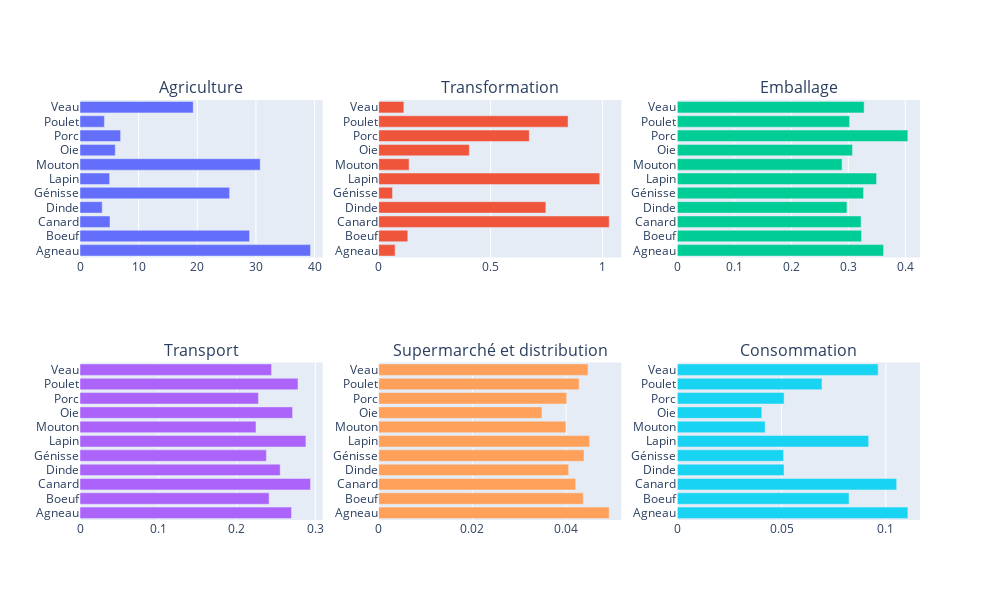

The notebook cell this image was saved under:
### Markdown cell above
ccl: le canard et le lapin sont très nuisibles au changement climatique en ce qui concerne la transformation

### Code cell
fig = make_subplots(rows=2, cols=3, subplot_titles=liste_indicateurs)
for i, indicateur in enumerate(liste_indicateurs):
    row = np.unravel_index(i,(2,3))[0] + 1
    col = np.unravel_index(i,(2,3))[1] + 1

    graph = go.Bar(y=df_groupe_espece.index, x=df_groupe_espece[indicateur], name=indicateur, orientation='h')

    fig.add_trace(graph, row=row, col=col)

fig.update_layout(width=1000, height=600, showlegend=False)
fig.show()

### Figure 1 — Plotly figure (JSON) as saved in the notebook; plotly's stock layout.template omitted (floating-point values rounded to 4 significant figures)
{"data": [{"name": "Agriculture", "orientation": "h", "type": "bar", "x": [39.31, 28.91, 5.115, 3.789, 25.51, 5.051, 30.73, 6.018, 6.927, 4.159, 19.3], "xaxis": "x", "y": ["Agneau", "Boeuf", "Canard", "Dinde", "Génisse", "Lapin", "Mouton", "Oie", "Porc", "Poulet", "Veau"], "yaxis": "y"}, {"name": "Transformation", "orientation": "h", "type": "bar", "x": [0.07346, 0.1301, 1.03, 0.7468, 0.06189, 0.9876, 0.136, 0.4049, 0.6728, 0.846, 0.1126], "xaxis": "x2", "y": ["Agneau", "Boeuf", "Canard", "Dinde", "Génisse", "Lapin", "Mouton", "Oie", "Porc", "Poulet", "Veau"], "yaxis": "y2"}, {"name": "Emballage", "orientation": "h", "type": "bar", "x": [0.3619, 0.3233, 0.3224, 0.2976, 0.3267, 0.3496, 0.289, 0.3073, 0.4045, 0.3023, 0.3278], "xaxis": "x3", "y": ["Agneau", "Boeuf", "Canard", "Dinde", "Génisse", "Lapin", "Mouton", "Oie", "Porc", "Poulet", "Veau"], "yaxis": "y3"}, {"name": "Transport", "orientation": "h", "type": "bar", "x": [0.2697, 0.2411, 0.2939, 0.2552, 0.2377, 0.288, 0.2244, 0.2711, 0.2275, 0.2779, 0.2442], "xaxis": "x4", "y": ["Agneau", "Boeuf", "Canard", "Dinde", "Génisse", "Lapin", "Mouton", "Oie", "Porc", "Poulet", "Veau"], "yaxis": "y4"}, {"name": "Supermarché et distribution", "orientation": "h", "type": "bar", "x": [0.0492, 0.04366, 0.04205, 0.04055, 0.04383, 0.04501, 0.03996, 0.03484, 0.04013, 0.04279, 0.04467], "xaxis": "x5", "y": ["Agneau", "Boeuf", "Canard", "Dinde", "Génisse", "Lapin", "Mouton", "Oie", "Porc", "Poulet", "Veau"], "yaxis": "y5"}, {"name": "Consommation", "orientation": "h", "type": "bar", "x": [0.1106, 0.08235, 0.1052, 0.05117, 0.05096, 0.09176, 0.04212, 0.04052, 0.05121, 0.06937, 0.0963], "xaxis": "x6", "y": ["Agneau", "Boeuf", "Canard", "Dinde", "Génisse", "Lapin", "Mouton", "Oie", "Porc", "Poulet", "Veau"], "yaxis": "y6"}], "layout": {"annotations": [{"font": {"size": 16}, "showarrow": false, "text": "Agriculture", "x": 0.1444, "xanchor": "center", "xref": "paper", "y": 1, "yanchor": "bottom", "yref": "paper"}, {"font": {"size": 16}, "showarrow": false, "text": "Transformation", "x": 0.5, "xanchor": "center", "xref": "paper", "y": 1, "yanchor": "bottom", "yref": "paper"}, {"font": {"size": 16}, "showarrow": false, "text": "Emballage", "x": 0.8556, "xanchor": "center", "xref": "paper", "y": 1, "yanchor": "bottom", "yref": "paper"}, {"font": {"size": 16}, "showarrow": false, "text": "Transport", "x": 0.1444, "xanchor": "center", "xref": "paper", "y": 0.375, "yanchor": "bottom", "yref": "paper"}, {"font": {"size": 16}, "showarrow": false, "text": "Supermarché et distribution", "x": 0.5, "xanchor": "center", "xref": "paper", "y": 0.375, "yanchor": "bottom", "yref": "paper"}, {"font": {"size": 16}, "showarrow": false, "text": "Consommation", "x": 0.8556, "xanchor": "center", "xref": "paper", "y": 0.375, "yanchor": "bottom", "yref": "paper"}], "height": 600, "showlegend": false, "width": 1000, "xaxis": {"anchor": "y", "domain": [0, 0.2889]}, "xaxis2": {"anchor": "y2", "domain": [0.3556, 0.6444]}, "xaxis3": {"anchor": "y3", "domain": [0.7111, 1]}, "xaxis4": {"anchor": "y4", "domain": [0, 0.2889]}, "xaxis5": {"anchor": "y5", "domain": [0.3556, 0.6444]}, "xaxis6": {"anchor": "y6", "domain": [0.7111, 1]}, "yaxis": {"anchor": "x", "domain": [0.625, 1]}, "yaxis2": {"anchor": "x2", "domain": [0.625, 1]}, "yaxis3": {"anchor": "x3", "domain": [0.625, 1]}, "yaxis4": {"anchor": "x4", "domain": [0, 0.375]}, "yaxis5": {"anchor": "x5", "domain": [0, 0.375]}, "yaxis6": {"anchor": "x6", "domain": [0, 0.375]}}}
